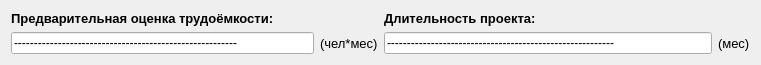
   <widget class="QWidget" name="layoutWidget">
    <property name="geometry">
     <rect>
      <x>20</x>
      <y>690</y>
      <width>761</width>
      <height>51</height>
     </rect>
    </property>
    <layout class="QHBoxLayout" name="horizontalLayout_4">
     <item>
      <layout class="QVBoxLayout" name="verticalLayout_7">
       <item>
        <widget class="QLabel" name="label_15">
         <property name="font">
          <font>
           <pointsize>10</pointsize>
           <weight>75</weight>
           <bold>true</bold>
          </font>
         </property>
         <property name="text">
          <string>Предварительная оценка трудоёмкости:</string>
         </property>
        </widget>
       </item>
       <item>
        <layout class="QHBoxLayout" name="horizontalLayout_5">
         <item>
          <widget class="QLineEdit" name="PM">
           <property name="text">
            <string>--------------------------------------------------------</string>
           </property>
          </widget>
         </item>
         <item>
          <widget class="QLabel" name="label_23">
           <property name="font">
            <font>
             <pointsize>10</pointsize>
            </font>
           </property>
           <property name="text">
            <string>(чел*мес)</string>
           </property>
          </widget>
         </item>
        </layout>
       </item>
      </layout>
     </item>
     <item>
      <layout class="QVBoxLayout" name="verticalLayout_10">
       <item>
        <widget class="QLabel" name="label_24">
         <property name="font">
          <font>
           <pointsize>10</pointsize>
           <weight>75</weight>
           <bold>true</bold>
          </font>
         </property>
         <property name="text">
          <string>Длительность проекта:</string>
         </property>
        </widget>
       </item>
       <item>
        <layout class="QHBoxLayout" name="horizontalLayout_6">
         <item>
          <widget class="QLineEdit" name="TM">
           <property name="text">
            <string>---------------------------------------------------------</string>
           </property>
          </widget>
         </item>
         <item>
          <widget class="QLabel" name="label_25">
           <property name="font">
            <font>
             <pointsize>10</pointsize>
            </font>
           </property>
           <property name="text">
            <string>(мес)</string>
           </property>
          </widget>
         </item>
        </layout>
       </item>
      </layout>
     </item>
    </layout>
   </widget>
